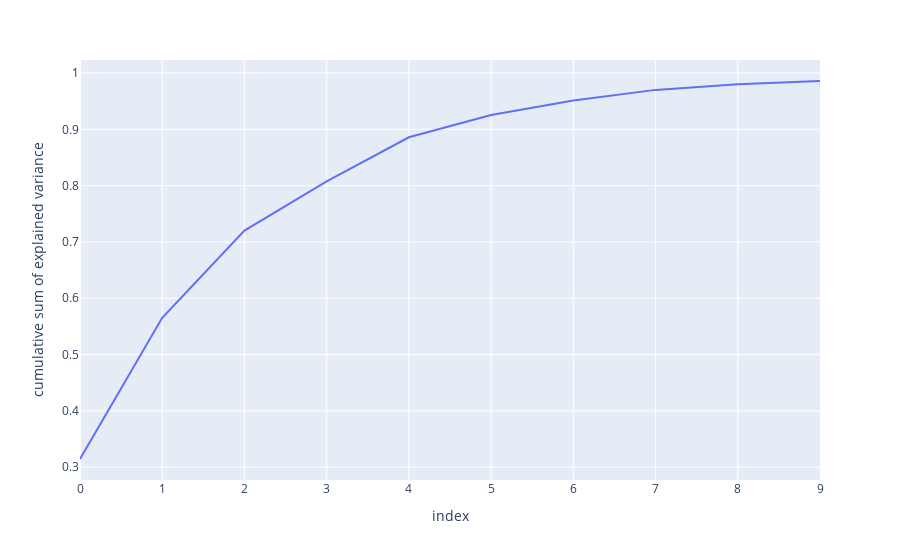

Notebook source saved alongside this figure:
### Code cell
df = pd.DataFrame(data=cs, index=np.arange(0, len(cs)), columns=['cumulative sum of explained variance'])
px.line(df, y="cumulative sum of explained variance")

### Figure 1 — Plotly figure (JSON) as saved in the notebook; plotly's stock layout.template omitted (floating-point values rounded to 4 significant figures)
{"data": [{"hovertemplate": "index=%{x}<br>cumulative sum of explained variance=%{y}<extra></extra>", "legendgroup": "", "line": {"color": "#636efa", "dash": "solid"}, "mode": "lines", "name": "", "orientation": "v", "showlegend": false, "type": "scatter", "x": [0, 1, 2, 3, 4, 5, 6, 7, 8, 9], "xaxis": "x", "y": [0.3145, 0.5653, 0.7203, 0.8075, 0.8859, 0.9255, 0.9514, 0.9701, 0.98, 0.9859], "yaxis": "y"}], "layout": {"legend": {"tracegroupgap": 0}, "margin": {"t": 60}, "xaxis": {"anchor": "y", "domain": [0, 1], "title": {"text": "index"}}, "yaxis": {"anchor": "x", "domain": [0, 1], "title": {"text": "cumulative sum of explained variance"}}}}
